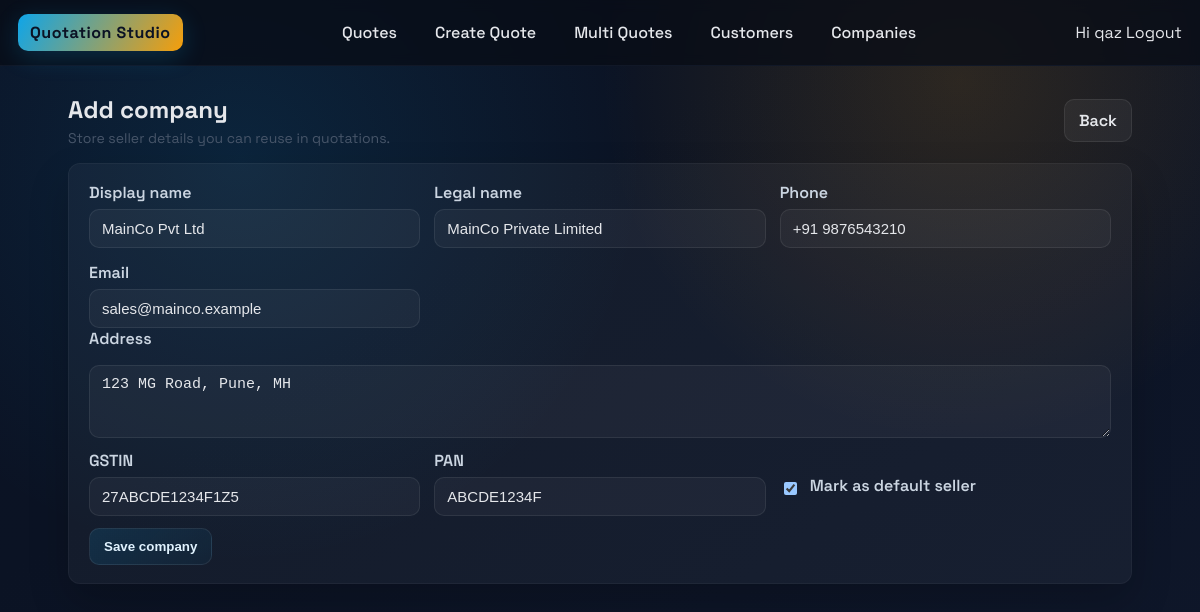
The app's page /companies/1/edit/ (signed in) with its own data.
### quotation_models/models.py (models this page shows, shortened)
class Company(models.Model):
    name = models.CharField(max_length=200)
    legal_name = models.CharField(max_length=255, blank=True, default="")
    address = models.TextField(blank=True, default="")
    phone = models.CharField(max_length=50, blank=True, default="")
    email = models.EmailField(blank=True, null=True)
    gstin = models.CharField(max_length=32, blank=True, default="")
    pan = models.CharField(max_length=16, blank=True, default="")
    logo_path = models.CharField(max_length=500, blank=True, default="")
    is_main = models.BooleanField(default=False)
    class Meta:
        app_label = "quotation_models"

### quotations/views.py (the view)
# urls.py: path("companies/<int:pk>/edit/", views.company_edit, name="company_edit"),
@login_required
def company_edit(request, pk: int):
    company = get_object_or_404(Company, pk=pk)
    form = CompanyForm(request.POST or None, instance=company)
    if request.method == "POST" and form.is_valid():
        form.save()
        messages.success(request, f"Company {company.name} updated.")
        return redirect(reverse("quotations:company_list"))
    return render(request, "quotations/company_form.html", {"form": form, "company": company})

### quotations/forms.py
class CompanyForm(forms.ModelForm):
    class Meta:
        model = Company
        fields = ["name", "legal_name", "address", "phone", "email", "gstin", "pan", "is_main"]
        widgets = {
            "name": forms.TextInput(attrs={"placeholder": "Company name"}),
            "legal_name": forms.TextInput(attrs={"placeholder": "Registered name"}),
            "address": forms.Textarea(attrs={"rows": 3, "placeholder": "Address"}),
            "phone": forms.TextInput(attrs={"placeholder": "Contact number"}),
            "email": forms.EmailInput(attrs={"placeholder": "contact@example.com"}),
            "gstin": forms.TextInput(attrs={"placeholder": "GSTIN"}),
            "pan": forms.TextInput(attrs={"placeholder": "PAN"}),
        }

### templates/quotations/company_form.html (shortened to what this page needs)
{% extends "base.html" %}
{% block content %}
<div class="page-header">
    <div>
        <h1 class="page-title">Add company</h1>
        <p class="page-subtitle">Store seller details you can reuse in quotations.</p>
    </div>
    <a class="btn-secondary btn" href="{% url 'quotations:list' %}">Back</a>
    </div>
<form method="post" novalidate>
    <div class="panel">
        <div class="dual">
            <div>
                <label for="{{ form.name.id_for_label }}">Display name</label>
                {{ form.name }}{% for e in form.name.errors %}<div class="page-subtitle" style="color:#fca5a5">{{ e }}</div>{% endfor %}
            </div>
            <div>
                <label for="{{ form.legal_name.id_for_label }}">Legal name</label>
                {{ form.legal_name }}{% for e in form.legal_name.errors %}<div class="page-subtitle" style="color:#fca5a5">{{ e }}</div>{% endfor %}
            </div>
            <div>
                <label for="{{ form.phone.id_for_label }}">Phone</label>
                {{ form.phone }}{% for e in form.phone.errors %}<div class="page-subtitle" style="color:#fca5a5">{{ e }}</div>{% endfor %}
            </div>
            <div>
                <label for="{{ form.email.id_for_label }}">Email</label>
                {{ form.email }}{% for e in form.email.errors %}<div class="page-subtitle" style="color:#fca5a5">{{ e }}</div>{% endfor %}
            </div>
        </div>
        <div class="field-row">
            <label for="{{ form.address.id_for_label }}">Address</label>
            {{ form.address }}{% for e in form.address.errors %}<div class="page-subtitle" style="color:#fca5a5">{{ e }}</div>{% endfor %}
        </div>
        <div class="dual">
            <div>
                <label for="{{ form.gstin.id_for_label }}">GSTIN</label>
                {{ form.gstin }}{% for e in form.gstin.errors %}<div class="page-subtitle" style="color:#fca5a5">{{ e }}</div>{% endfor %}
            </div>
            <div>
                <label for="{{ form.pan.id_for_label }}">PAN</label>
                {{ form.pan }}{% for e in form.pan.errors %}<div class="page-subtitle" style="color:#fca5a5">{{ e }}</div>{% endfor %}
            </div>
            <div style="display:flex; align-items:center; gap:10px; margin-top:10px;">
                {{ form.is_main }} <label for="{{ form.is_main.id_for_label }}">Mark as default seller</label>
            </div>
        </div>
        <div class="actions" style="margin-top:12px;">
            <button class="btn" type="submit">Save company</button>
        </div>
    </div>
</form>
{% endblock %}

### templates/base.html (shortened to what this page needs)
{% load static %}
<!DOCTYPE html>
<html lang="en">
<head>
    <link rel="stylesheet" href="{% static 'quotations.css' %}">
</head>
<body>
    <header class="topbar">
        <a class="brand" href="{% url 'quotations:list' %}">Quotation Studio</a>
        <nav class="nav-links">
            <a href="{% url 'quotations:list' %}">Quotes</a>
            <a href="{% url 'quotations:create' %}">Create Quote</a>
            <a href="{% url 'quotations:multi_create' %}">Multi Quotes</a>
            <a href="{% url 'quotations:buyer_list' %}">Customers</a>
            <a href="{% url 'quotations:company_list' %}">Companies</a>
        </nav>
        <div class="user-info">
            {% if user.is_authenticated %}
                <span>Hi {{ user.username }}</span>
                <a href="{% url 'logout' %}">Logout</a>
            {% else %}
                <a href="{% url 'login' %}">Login</a>
            {% endif %}
        </div>
    </header>
    <main class="page-shell">
        {% block content %}{% endblock %}
    </main>
</body>
</html>

### static/quotations.css (style rules this page uses)
:root { --ink: #0f172a; --muted: #475569; --line: #1f2937; --surface: #0b1224; --panel: rgba(255, 255, 255, 0.04); --accent: #0ea5e9; --accent-2: #f59e0b; --success: #22c55e; --danger: #ef4444; --radius: 12px; color-scheme: dark; }
* { box-sizing: border-box; }
body { margin: 0; font-family: 'Space Grotesk', 'Chivo', sans-serif; background: radial-gradient(circle at 20% 20%, rgba(14,165,233,0.12), transparent 35%), radial-gradient(circle at 80% 10%, rgba(245,158,11,0.14), transparent 30%), linear-gradient(145deg, #0b1224, #0b1324 35%, #0f172a); color: #e5e7eb; min-height: 100vh; }
a { color: inherit; text-decoration: none; }
.topbar { display: flex; justify-content: space-between; align-items: center; padding: 14px 18px; border-bottom: 1px solid #111827; background: rgba(8, 12, 22, 0.75); backdrop-filter: blur(6px); position: sticky; top: 0; z-index: 10; }
.brand { font-weight: 700; letter-spacing: 0.5px; padding: 8px 12px; border-radius: 10px; background: linear-gradient(120deg, var(--accent), var(--accent-2)); color: #0b1224; box-shadow: 0 6px 24px rgba(14,165,233,0.2); }
.nav-links { display: flex; gap: 14px; font-weight: 500; }
.nav-links a { padding: 8px 12px; border-radius: 10px; transition: background 0.2s ease, color 0.2s ease; }
.page-shell { padding: 28px 18px 48px; max-width: 1100px; margin: 0 auto; }
.panel { background: var(--panel); border: 1px solid rgba(255,255,255,0.04); border-radius: var(--radius); box-shadow: 0 18px 40px rgba(0,0,0,0.2); padding: 18px 20px; }
.page-header { display: flex; justify-content: space-between; align-items: center; margin-bottom: 16px; gap: 12px; }
.page-title { font-size: 24px; font-weight: 700; margin: 0; }
.page-subtitle { color: var(--muted); margin: 4px 0 0 0; font-size: 14px; }
.btn { display: inline-flex; align-items: center; gap: 6px; padding: 10px 14px; border-radius: 10px; border: 1px solid rgba(255,255,255,0.08); background: linear-gradient(135deg, rgba(14,165,233,0.14), rgba(14,165,233,0.05)); color: #e0f2fe; cursor: pointer; font-weight: 600; transition: transform 0.08s ease, box-shadow 0.2s ease, border-color 0.2s ease; }
.btn-secondary { background: rgba(255,255,255,0.05); color: #e5e7eb; }
form .field-row { display: grid; gap: 10px; margin-bottom: 12px; }
form label { font-weight: 600; color: #cbd5e1; margin-bottom: 6px; display: inline-block; }
input[type="text"], input[type="email"], input[type="number"], input[type="date"], input[type="password"], textarea, select { width: 100%; background: rgba(255,255,255,0.04); border: 1px solid rgba(255,255,255,0.08); color: #e5e7eb; border-radius: 10px; padding: 10px 12px; font-size: 15px; }
textarea { resize: vertical; }
.dual { display: grid; grid-template-columns: repeat(auto-fit, minmax(260px, 1fr)); gap: 14px; }
.actions { display: flex; gap: 10px; flex-wrap: wrap; }

### records on screen
Company: name "MainCo Pvt Ltd", legal_name "MainCo Private Limited", phone "+91 9876543210", email "sales@mainco.example", address "123 MG Road, Pune, MH", gstin "27ABCDE1234F1Z5", pan "ABCDE1234F", is_main "☑"

### other values on screen
{{ user.username }} "qaz"
